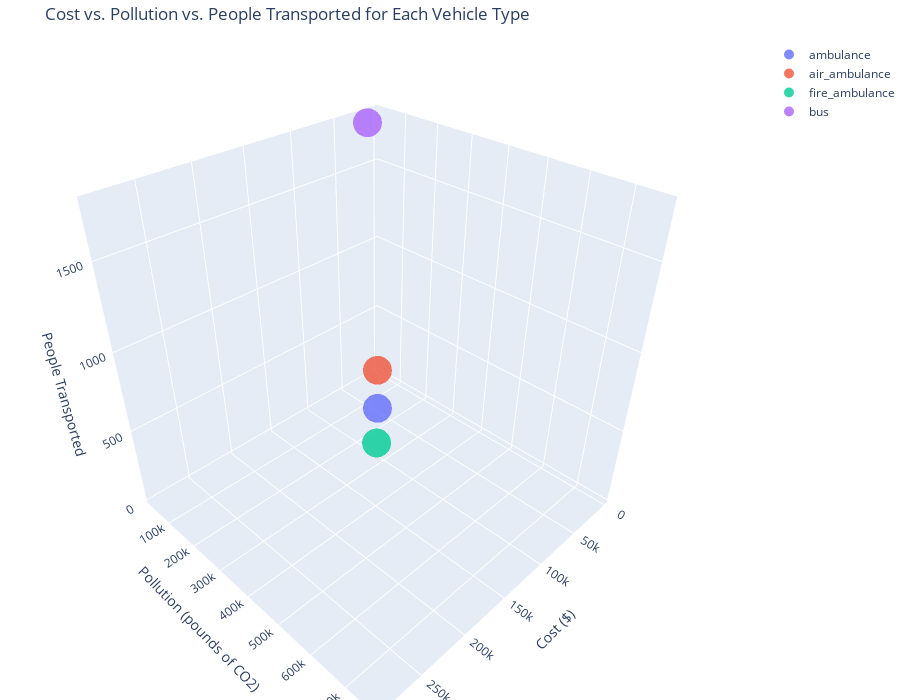

The cell this chart's notebook holds for it:
### Markdown cell above
# Cost vs. Pollution vs. People Transported for Each Vehicle Type:

### Code cell
import plotly.graph_objects as go

vehicle_costs = {v_type: 0 for v_type in VEHICLE_CAPACITIES.keys()}
vehicle_pollution = {v_type: 0 for v_type in VEHICLE_CAPACITIES.keys()}
vehicle_people = {v_type: 0 for v_type in VEHICLE_CAPACITIES.keys()}

for r in range(len(risky_hospitals)):
    for s in range(len(safe_hospitals)):
        for v, v_type in enumerate(VEHICLE_CAPACITIES.keys()):
            trips = z[r, s, v].x
            distance = distances_risky_safe[r, s]
            if v_type in ['ambulance', 'fire_ambulance', 'bus']:
                vehicle_costs[v_type] += (distance * 0.621371 / FUEL_EFFICIENCY[v_type] * FLORIDA_DIESEL_PRICE + 
                                          times_risky_safe[v_type][r, s] * (EMT_WAGE + PARAMEDIC_WAGE)) * trips * 2
                vehicle_pollution[v_type] += (distance * 0.621371 / FUEL_EFFICIENCY[v_type] * DIESEL_POLLUTION) * trips * 2
            else:  # air_ambulance
                vehicle_costs[v_type] += (times_risky_safe[v_type][r, s] * 
                                          (FUEL_EFFICIENCY[v_type] * FLORIDA_JET_FUEL_PRICE + PILOT_WAGE + PARAMEDIC_WAGE)) * trips * 2
                vehicle_pollution[v_type] += (times_risky_safe[v_type][r, s] * FUEL_EFFICIENCY[v_type] * JET_FUEL_POLLUTION) * trips * 2
            vehicle_people[v_type] += VEHICLE_CAPACITIES[v_type] * trips

fig = go.Figure()

for v_type in VEHICLE_CAPACITIES.keys():
    fig.add_trace(go.Scatter3d(
        x=[vehicle_costs[v_type]],
        y=[vehicle_pollution[v_type]],
        z=[vehicle_people[v_type]],
        mode='markers',
        name=v_type,
        marker=dict(
            size=10,
            opacity=0.8
        ),
        text=[f"{v_type}<br>Cost: ${vehicle_costs[v_type]:,.2f}<br>Pollution: {vehicle_pollution[v_type]:,.2f} lbs CO2<br>People: {vehicle_people[v_type]:,.0f}"],
        hoverinfo='text'
    ))

fig.update_layout(
    title='Cost vs. Pollution vs. People Transported for Each Vehicle Type',
    scene=dict(
        xaxis_title='Cost ($)',
        yaxis_title='Pollution (pounds of CO2)',
        zaxis_title='People Transported'
    ),
    width=900,
    height=700,
    margin=dict(l=0, r=0, b=0, t=40)
)

fig.show()

### Figure 1 — Plotly figure (JSON) as saved in the notebook; plotly's stock layout.template omitted (floating-point values rounded to 4 significant figures)
{"data": [{"hoverinfo": "text", "marker": {"opacity": 0.8, "size": 10}, "mode": "markers", "name": "ambulance", "text": ["ambulance<br>Cost: $287,510.30<br>Pollution: 760,971.55 lbs CO2<br>People: 1,610"], "type": "scatter3d", "x": [287500.0], "y": [761000.0], "z": [1610.0]}, {"hoverinfo": "text", "marker": {"opacity": 0.8, "size": 10}, "mode": "markers", "name": "air_ambulance", "text": ["air_ambulance<br>Cost: $4,731.39<br>Pollution: 28,849.91 lbs CO2<br>People: 32"], "type": "scatter3d", "x": [4731.0], "y": [28850.0], "z": [32]}, {"hoverinfo": "text", "marker": {"opacity": 0.8, "size": 10}, "mode": "markers", "name": "fire_ambulance", "text": ["fire_ambulance<br>Cost: $251,575.50<br>Pollution: 665,860.66 lbs CO2<br>People: 1,196"], "type": "scatter3d", "x": [251600.0], "y": [665900.0], "z": [1196]}, {"hoverinfo": "text", "marker": {"opacity": 0.8, "size": 10}, "mode": "markers", "name": "bus", "text": ["bus<br>Cost: $18,507.64<br>Pollution: 31,207.13 lbs CO2<br>People: 1,760"], "type": "scatter3d", "x": [18510.0], "y": [31210.0], "z": [1760]}], "layout": {"height": 700, "margin": {"b": 0, "l": 0, "r": 0, "t": 40}, "scene": {"xaxis": {"title": {"text": "Cost ($)"}}, "yaxis": {"title": {"text": "Pollution (pounds of CO2)"}}, "zaxis": {"title": {"text": "People Transported"}}}, "title": {"text": "Cost vs. Pollution vs. People Transported for Each Vehicle Type"}, "width": 900}}
